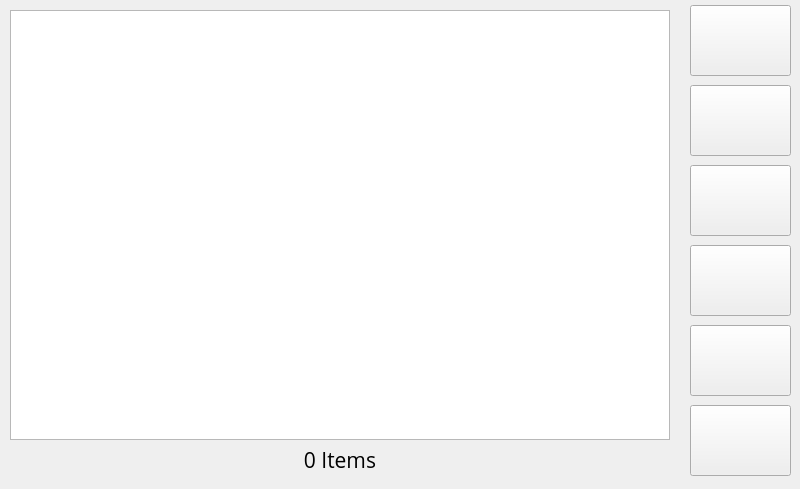
   <widget class="QWidget" name="browse_files">
    <property name="font">
     <font>
      <family>Open Sans</family>
     </font>
    </property>
    <widget class="QListWidget" name="FileList">
     <property name="geometry">
      <rect>
       <x>10</x>
       <y>10</y>
       <width>660</width>
       <height>430</height>
      </rect>
     </property>
     <property name="iconSize">
      <size>
       <width>16</width>
       <height>16</height>
      </size>
     </property>
     <property name="viewMode">
      <enum>QListView::ListMode</enum>
     </property>
     <property name="selectionRectVisible">
      <bool>false</bool>
     </property>
    </widget>
    <widget class="QPushButton" name="FileListUp">
     <property name="geometry">
      <rect>
       <x>690</x>
       <y>5</y>
       <width>101</width>
       <height>71</height>
      </rect>
     </property>
     <property name="toolTip">
      <string>Scroll Up</string>
     </property>
     <property name="text">
      <string/>
     </property>
     <property name="icon">
      <iconset>
       <normaloff>icons/up.png</normaloff>icons/up.png</iconset>
     </property>
     <property name="iconSize">
      <size>
       <width>80</width>
       <height>80</height>
      </size>
     </property>
    </widget>
    <widget class="QPushButton" name="FileListDown">
     <property name="geometry">
      <rect>
       <x>690</x>
       <y>405</y>
       <width>101</width>
       <height>71</height>
      </rect>
     </property>
     <property name="toolTip">
      <string>Scroll Down</string>
     </property>
     <property name="statusTip">
      <string>Scroll Up</string>
     </property>
     <property name="text">
      <string/>
     </property>
     <property name="icon">
      <iconset>
       <normaloff>icons/down.png</normaloff>icons/down.png</iconset>
     </property>
     <property name="iconSize">
      <size>
       <width>80</width>
       <height>80</height>
      </size>
     </property>
    </widget>
    <widget class="QPushButton" name="FileReturnHome">
     <property name="geometry">
      <rect>
       <x>690</x>
       <y>325</y>
       <width>101</width>
       <height>71</height>
      </rect>
     </property>
     <property name="toolTip">
      <string>Application Home</string>
     </property>
     <property name="statusTip">
      <string>Scroll Up</string>
     </property>
     <property name="text">
      <string/>
     </property>
     <property name="icon">
      <iconset>
       <normaloff>icons/home.png</normaloff>icons/home.png</iconset>
     </property>
     <property name="iconSize">
      <size>
       <width>80</width>
       <height>80</height>
      </size>
     </property>
    </widget>
    <widget class="QPushButton" name="FileAddToPlaylist">
     <property name="geometry">
      <rect>
       <x>690</x>
       <y>165</y>
       <width>101</width>
       <height>71</height>
      </rect>
     </property>
     <property name="sizePolicy">
      <sizepolicy hsizetype="Minimum" vsizetype="Minimum">
       <horstretch>0</horstretch>
       <verstretch>0</verstretch>
      </sizepolicy>
     </property>
     <property name="minimumSize">
      <size>
       <width>0</width>
       <height>50</height>
      </size>
     </property>
     <property name="toolTip">
      <string>Queue File For Playback</string>
     </property>
     <property name="text">
      <string/>
     </property>
     <property name="icon">
      <iconset>
       <normaloff>icons/add.png</normaloff>icons/add.png</iconset>
     </property>
     <property name="iconSize">
      <size>
       <width>80</width>
       <height>80</height>
      </size>
     </property>
    </widget>
    <widget class="QPushButton" name="FileOpenFolder">
     <property name="geometry">
      <rect>
       <x>690</x>
       <y>85</y>
       <width>101</width>
       <height>71</height>
      </rect>
     </property>
     <property name="toolTip">
      <string>Open Folder</string>
     </property>
     <property name="text">
      <string/>
     </property>
     <property name="icon">
      <iconset>
       <normaloff>icons/folder.png</normaloff>icons/folder.png</iconset>
     </property>
     <property name="iconSize">
      <size>
       <width>80</width>
       <height>80</height>
      </size>
     </property>
    </widget>
    <widget class="QPushButton" name="FileParentDirectory">
     <property name="geometry">
      <rect>
       <x>690</x>
       <y>245</y>
       <width>101</width>
       <height>71</height>
      </rect>
     </property>
     <property name="toolTip">
      <string>Parent Folder</string>
     </property>
     <property name="text">
      <string/>
     </property>
     <property name="icon">
      <iconset>
       <normaloff>icons/parent_folder.png</normaloff>icons/parent_folder.png</iconset>
     </property>
     <property name="iconSize">
      <size>
       <width>80</width>
       <height>80</height>
      </size>
     </property>
    </widget>
    <widget class="QLabel" name="FileCount">
     <property name="geometry">
      <rect>
       <x>10</x>
       <y>440</y>
       <width>660</width>
       <height>40</height>
      </rect>
     </property>
     <property name="font">
      <font>
       <family>Open Sans</family>
       <pointsize>16</pointsize>
      </font>
     </property>
     <property name="text">
      <string>0 Items</string>
     </property>
     <property name="alignment">
      <set>Qt::AlignCenter</set>
     </property>
    </widget>
   </widget>
